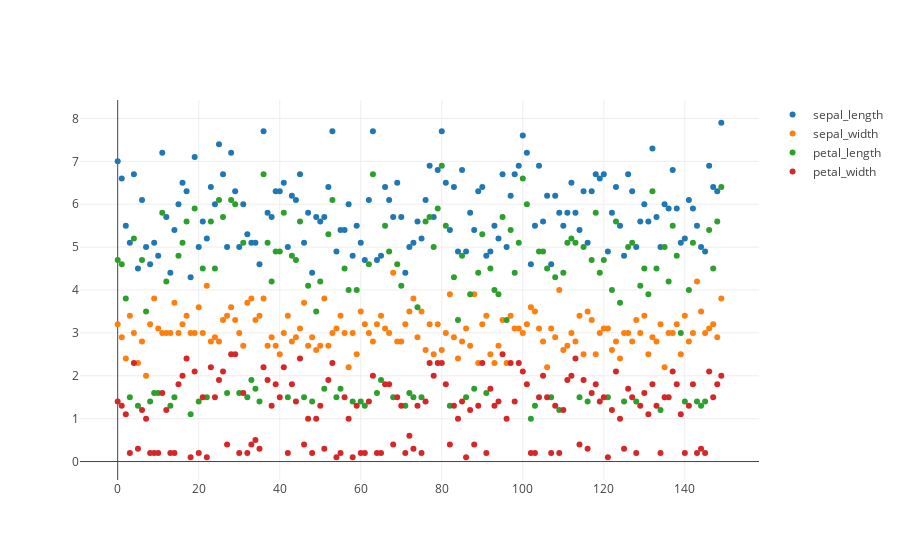

Notebook code cell kept with this figure:
### Markdown cell above
### Visualize features

### Code cell
// Visualize data.
let x = Array::from_iter(0..target.len());

let mut plot = Plot::new();
for i in 0..features.ncols() {
  let y = features.slice(s![.., i]).to_owned(); 
  let t = Scatter::from_array(x.clone(), y).name(&feature_names[i]).mode(Mode::Markers);
  plot.add_trace(t);
}
plot

### Figure 1 — Plotly figure (JSON) as saved in the notebook; plotly's stock layout.template omitted (floating-point values rounded to 4 significant figures; data arrays with more than 128 entries replaced by an {"elided": "..."} marker saying what was removed)
{"data": [{"mode": "markers", "name": "sepal_length", "type": "scatter", "x": {"elided": "150 int values"}, "y": {"elided": "150 float values"}}, {"mode": "markers", "name": "sepal_width", "type": "scatter", "x": {"elided": "150 int values"}, "y": {"elided": "150 float values"}}, {"mode": "markers", "name": "petal_length", "type": "scatter", "x": {"elided": "150 int values"}, "y": {"elided": "150 float values"}}, {"mode": "markers", "name": "petal_width", "type": "scatter", "x": {"elided": "150 int values"}, "y": {"elided": "150 float values"}}], "layout": {"autosize": true, "xaxis": {"autorange": true, "range": [-9.284, 158.3], "type": "linear"}, "yaxis": {"autorange": true, "range": [-0.5437, 8.544], "type": "linear"}}}
